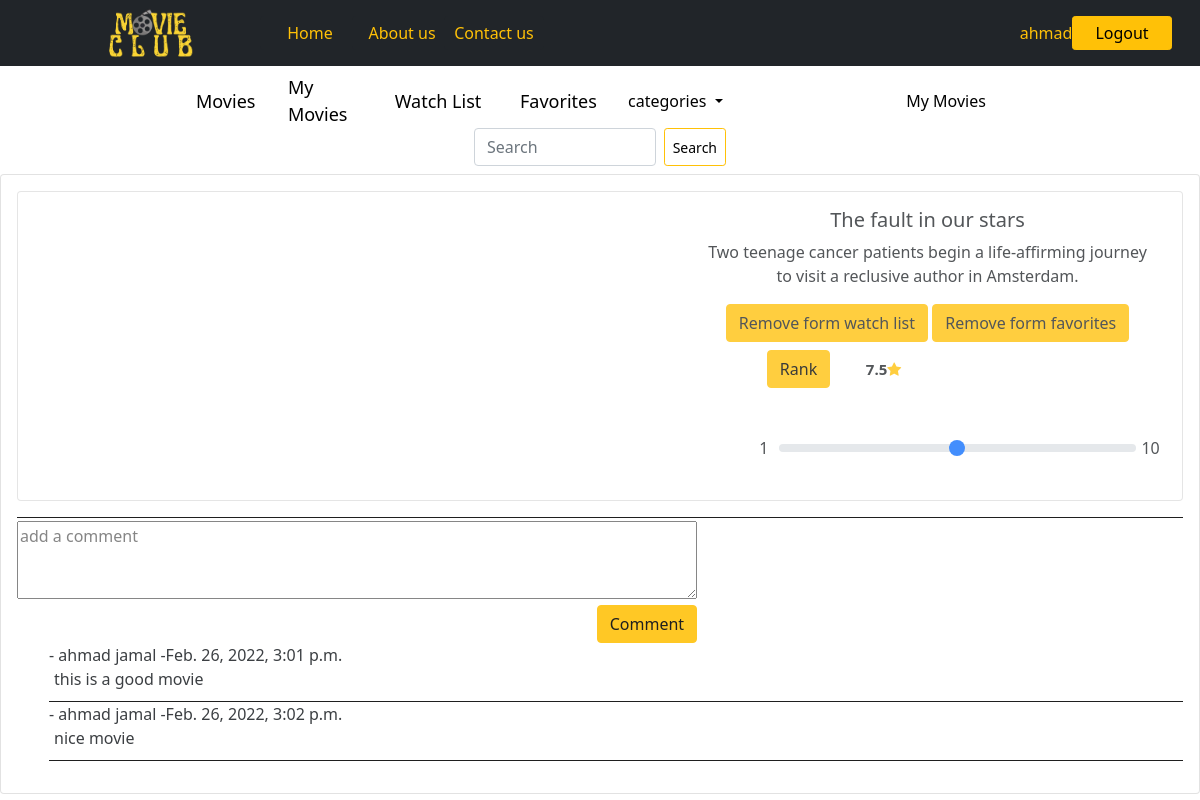
The page /movie/4 (signed in) on the database its author committed.
### login_app/models.py (models this page shows)
class User(models.Model):
    first_name = models.CharField(max_length=45)
    last_name = models.CharField(max_length=45)
    email = models.CharField(max_length=255)
    password = models.CharField(max_length=100)
    created_at = models.DateTimeField(auto_now_add=True)
    updated_at = models.DateTimeField(auto_now=True)
    objects = UserManager()

### movie_app/models.py (models this page shows, shortened)
class Movie(models.Model):
    title = models.CharField(max_length=255)
    release_date = models.DateField(null = True)
    desc = models.TextField()
    trailer_url = models.URLField(max_length=300)
    added_by = models.ForeignKey(User, related_name="added_movies", on_delete = models.CASCADE)
    liked_by = models.ManyToManyField(User, related_name="favorites")
    to_watch_by = models.ManyToManyField(User, related_name="movies_to_watch")
    categories = models.ManyToManyField(Category, related_name="movies")
    uplode_image = models.ImageField(null = True , blank = True , upload_to='images/')
    created_at = models.DateTimeField(auto_now_add=True)
    updated_at = models.DateTimeField(auto_now=True)
    objects = MovieManager()

class Comment(models.Model):
    comment = models.TextField()
    movie = models.ForeignKey(Movie, related_name="comments", on_delete = models.CASCADE)
    user = models.ForeignKey(User, related_name="comments", on_delete = models.CASCADE)
    created_at = models.DateTimeField(auto_now_add=True)
    updated_at = models.DateTimeField(auto_now=True)

### movie_app/views.py (the view)
# urls.py: path('movie/<movie_id>', views.movie),
def movie(request,movie_id):
    if "term" in request.GET:
        sr = Movie.objects.filter(title__contains = request.GET.get('term'))
        titles = []
        for movie in sr:
            titles.append(movie.title)
        return JsonResponse(titles, safe=False)
    this_movie = Movie.objects.get(id=movie_id)
    x= this_movie.rates.all()
    sum = 0
    avg = 0
    for i in x:
        sum=sum+i.rate
    if len(x) == 0 :
        avg == 'no ranks yet'
    else :
        avg = sum / len(x)
    context = {
        'avg' : avg,
        'this_movie' : this_movie,
        'this_user' : User.objects.get(id=request.session['userid']),
        'comments' : this_movie.comments.all()
    }
    return render(request,"movie.html",context)

### movie_app/templates/movie.html (shortened to what this page needs)
<!doctype html>
<html lang="en">
<head>
    <link href="https://cdn.jsdelivr.net/npm/bootstrap@5.0.2/dist/css/bootstrap.min.css" rel="stylesheet"
>
    {% load static %}
    <link rel="stylesheet" href="https://cdnjs.cloudflare.com/ajax/libs/font-awesome/4.7.0/css/font-awesome.min.css">
    <link rel="stylesheet" href="{% static 'css/movie.css' %}">
    <link rel="stylesheet" href="//code.jquery.com/ui/1.13.1/themes/base/jquery-ui.css">
</head>
<body>
    <header>
        <div class="container-fluid" >
            <div class="row  head align-items-center justify-content-center px-5 py-2">
                <div class="col-2">
                    <img src="../static/img/project_logo1.png" alt="Movies House" height="50px" >
                </div>
                <div class="col-1">
                    <a href="#" class="btn btn-dark btn-sm ms-3" style="color: #ffc107; font-size:16px;">Home</a>
                </div>
                <div class="col-1">
                    <a href="#" class="btn btn-dark btn-sm ms-3" style="color: #ffc107; font-size:16px;">About us</a>
                </div>
                <div class="col-6">
                    <a href="#" class="btn btn-dark btn-sm ms-3" style="color: #ffc107; font-size:16px;">Contact us</a>
                </div>
                <div class="col-1">
                    <a href="#" class="btn outline-warning btn-sm ms-3" style="color: #ffc107; font-size:16px;">{{this_user.first_name}}</a>
                </div>
                <div class="col-1">
                    <a href="/login_form" class="btn btn-warning btn-sm" style="font-size:16px;">Logout</a>
                </div>
            </div>
        </div>
    </header>
    <nav>
        <div class="container-fluid">
            <div class="row  head align-items-center justify-content-center px-5 py-2 ">
                <div class="col-1">
                    <a href="/" style="color: black; font-size:18px;">Movies</a>
                </div>
                <div class="col-1">
                    <a href="/my_movies" style="color: black; font-size:18px;">My Movies</a>
                </div>
                <div class="col-1 watch">
                    <a href="/watch_list" style="color: black; font-size:18px;">Watch List</a>
                </div>
                <div class="col-1">
                    <a href="/favorite"  style="color: black; font-size:18px;">Favorites</a>
                </div>
                <div class="nav-item dropdown col-3">
                    <a class="nav-link dropdown-toggle" href="#" role="button"   data-bs-toggle="dropdown" style="color: black;font-size:16px">
                        categories
                    </a>
                </div>
                <div class="col-1 watch">
                    <a href="/my_movies" style="color: black; font-size:16px;">My Movies</a>
                </div>
                    <form class="d-flex col-3" action="/movies/search" method="post">
                        <input class="form-control me-2" type="search" placeholder="Search" aria-label="Search" name="search" id="movie_title">
                        <button class="btn btn-outline-warning btn-sm" type="submit" style="color:black;">Search</button>
                    </form>
            </div>
        </div>
    </nav>
        <div class="card" style="margin-top: 0px;">
            <div class="card-body ">
                <div class="card mb-3 " style=" max-height: 600px;">
                    <div class="row col-12">
                        <div class="col-7">
                            <iframe class="col-12" height="300" src="{{this_movie.trailer_url}}" title="YouTube video player" frameborder="0"
                            allow="accelerometer; autoplay; clipboard-write; encrypted-media; gyroscope; picture-in-picture" allowfullscreen></iframe>
                        </div>
                        <div class="card-body col-4 text-center">
                            <h5 class="card-title">{{this_movie.title}}</h5>
                            <p class="card-text">{{this_movie.desc}}</p>
                            {% if this_movie in this_user.movies_to_watch.all %}
                            <a href="/remove_from_watchlist/{{this_movie.id}}"><button type="submit" class="btn btn-warning">Remove form watch list</a></button>
                            {% else %}
                            <a href="/add_to_watchlist/{{this_movie.id}}"><button type="submit" class="btn btn-warning">Add to watch list</a></button>
                            {% endif %}
                            {% if this_movie in this_user.favorites.all %}
                            <a href="/remove_from_favorites/{{this_movie.id}}"><button type="submit" class="btn btn-warning">Remove form favorites</a></button>
                            {% else %}
                            <a href="/add_to_favorites/{{this_movie.id}}"><button type="submit" class="btn btn-warning">Add to favorites</a></button>
                            {% endif %}
                            <div class="row align-items-center justify-content-center px-5 py-2">
                                <form action="/rate/{{this_movie.id}}" method="post">
                                    <div class="rank">
                                    <button type="submit" class="btn btn-warning">Rank</button>
                                    <span style="font-size: 15px; font-weight: bold;">{{avg}}<span class="fa fa-star" style="color: #ffc107;"></span></span>
                                    </div>
                                    <label for="customRange3" class="form-label"></label><br><br>
                                    <div class="input">
                                    <p class="col-1">1</p>
                                    <input type="range" class="form-range col-9" min="0" max="10" step="1" name="range" id="customRange3">
                                    <p class="col-1">10</p>
                                    </div>
                                </form>
                            </div>
                        </div>
                    </div>
                </div>
                <div class="comment" style="border-top: 1px solid black;">
                    <form  action="/comment/{{this_movie.id}}" method="post">
                        <textarea class="col-7" style="margin-top: 3px;" name="comment" id="" cols="30" rows="3" placeholder="add a comment"></textarea>
                        <div class="col-7"style="text-align: end;"><button type="submit" class="btn btn-warning ">Comment</button></div>
                    </form>
                    <ul style="list-style: none;">
                        {% for comment in comments %}
                        <div style="border-bottom: 1px solid black;"><li>- {{comment.user.first_name}} {{comment.user.last_name}} -{{comment.created_at}}</li>
                        <li style="padding-bottom: 10px;"><span style="padding: 5px; padding-left: 5px;">{{comment.comment}}</span></li></div>
                        {% endfor %}
                    </ul>
                </div>
            </div>
        </div>
</body>
</html>

### movie_app/static/css/movie.css (style rules this page uses)
header { background-color: #212529; }
header a { width: 100px; font-size: 18px; }
a { color: #212529; text-decoration: none; }
nav a { text-decoration: none; }
.card { opacity: 0.88; }
.watch { width: 140px; display: flex; justify-content: center; }
.input { display: flex ; justify-content: space-between; }
.rank { display: flex; justify-content: space-around; width: 170px; align-items: center; }

### rows shown on the page
User: first_name "ahmad"
Movie: title "The fault in our stars", desc "Two teenage cancer patients begin a life-affirming journey to visit a reclusive author in Amsterdam."
Comment: user.first_name "ahmad", user.last_name "jamal", created_at "Feb. 26, 2022, 3:01 p.m.", comment "this is a good movie"
Comment: user.first_name "ahmad", user.last_name "jamal", created_at "Feb. 26, 2022, 3:02 p.m.", comment "nice movie"

### other values the page prints
{{ avg }} "7.5"
